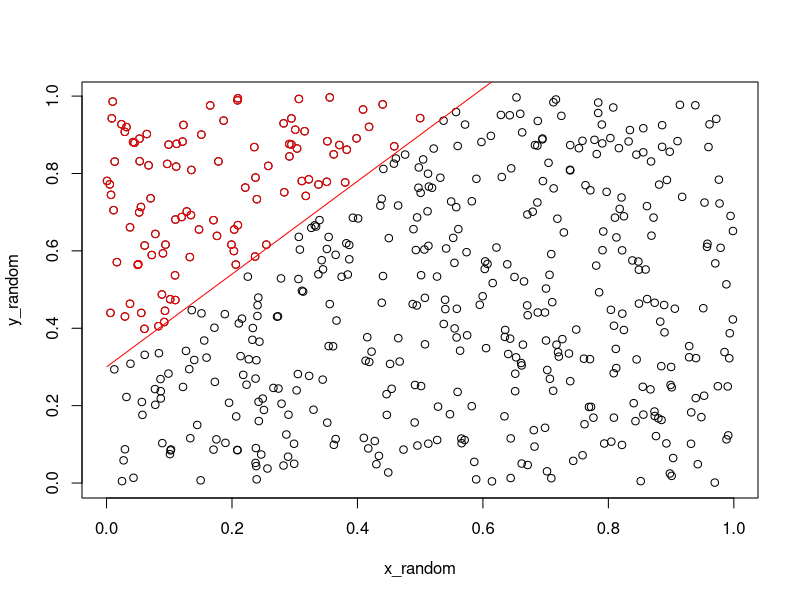

Write the R code that produced this figure.
# Creates a random points to train a perceptron
# Elmar Uhl - 2024

N <- 500 # number of points

x_random <- runif(N)
y_random <- runif(N)

plot(x_random,y_random)

# Defines a function to divide points in two regions
line <- function(x) {
    return(x * 1.2 + 0.3)
}

# Inputs to plot a function
x_line <- seq(min(x_random), max(x_random), length=100)
y_line <- line(x_line)
lines(x_line, y_line, col="red")

# Do selection of above the line
select_points <-c()
for (i in 1:N) {
    if (line(x_random[i]) < y_random[i]) {
        select_points <- c(select_points,1)
    }
    else {
        select_points <- c(select_points,0)
    }
}

# Plots in red the selected points
for (i in 1:N) {
    if (select_points[i]) points(x_random[i],y_random[i], col="red")
}
